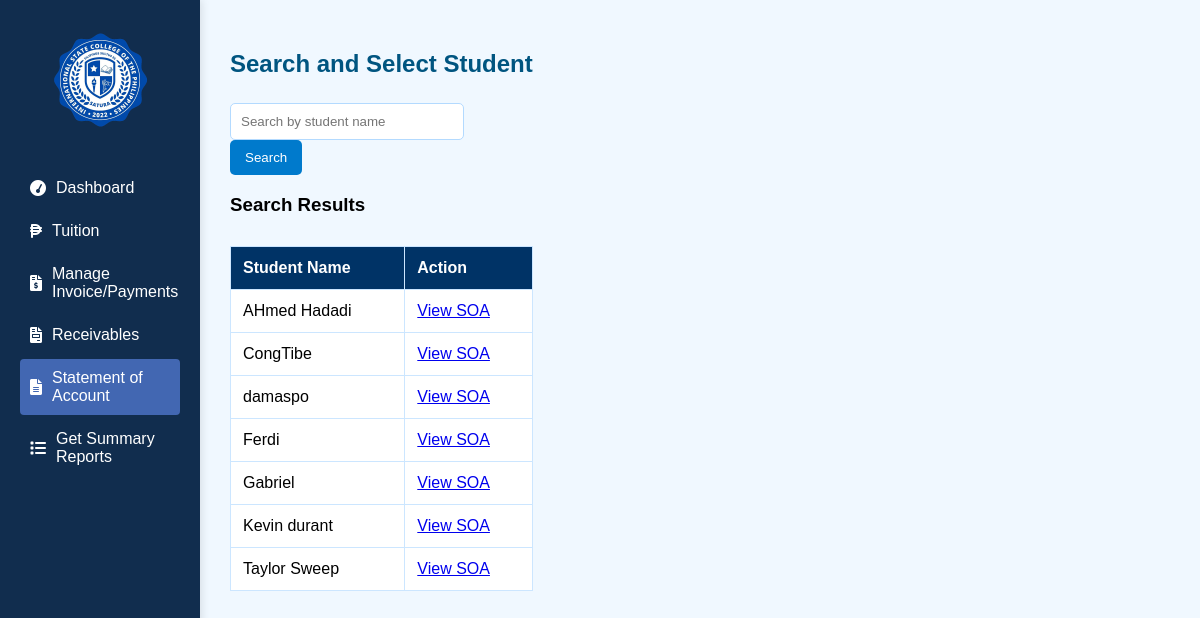
Page /Cashier/soa.php on the committed database.
### tables this page shows
CREATE TABLE `tbladmission_addstudent` (
  `Admission_ID` int(11) NOT NULL,
  `full_name` varchar(255) NOT NULL,
  `birthdate` date NOT NULL,
  `gender` varchar(20) NOT NULL,
  `nationality` varchar(50) NOT NULL,
  `religion` varchar(50) NOT NULL,
  `address` text NOT NULL,
  `province` varchar(100) NOT NULL,
  `zip` varchar(10) NOT NULL,
  `city` varchar(100) NOT NULL,
  `email` varchar(255) NOT NULL,
  `phone` varchar(20) NOT NULL,
  `photo` varchar(255) DEFAULT NULL,
  `fathers_name` varchar(255) NOT NULL,
  `fathers_occupation` varchar(255) NOT NULL,
  `father_contact` varchar(20) NOT NULL,
  `mothers_name` varchar(255) NOT NULL,
  `mothers_occupation` varchar(255) NOT NULL,
  `mother_contact` varchar(20) NOT NULL,
  `guardian_name` varchar(255) NOT NULL,
  `guardian_relationship` varchar(100) NOT NULL,
  `guardian_contact` varchar(20) NOT NULL,
  `applying_grade` varchar(20) NOT NULL,
  `prevschool` varchar(255) NOT NULL,
  `last_grade` varchar(20) NOT NULL,
  `course` varchar(100) NOT NULL,
  `student_type` varchar(50) NOT NULL,
  `confirm` tinyint(1) NOT NULL,
  `signature` varchar(255) DEFAULT NULL,
  `sigdate` date DEFAULT NULL,
  `signature_path` varchar(255) NOT NULL,
  `document_path` varchar(255) NOT NULL,
  `document_name` varchar(255) NOT NULL,
  `status` varchar(255) DEFAULT 'Pending'
);

### Cashier/soa.php (the view, shortened to what this page needs)
<?php
$servername = "localhost";
$username = "root";
$password = "";
$dbname = "iscpdb";
$conn = new mysqli($servername, $username, $password, $dbname);
$search_query = '';
$sql = "SELECT * FROM tbladmission_addstudent WHERE full_name LIKE '%$search_query%' ORDER BY full_name ASC";
$result = $conn->query($sql);
?>
<!DOCTYPE html>
<html lang="en">
<head>
    <link rel="stylesheet" href="https://cdnjs.cloudflare.com/ajax/libs/font-awesome/6.0.0-beta3/css/all.min.css">
</head>
<body>
   <div class="sidebar">
  <div style="padding: 20px; text-align: center;">
    <img src="logo.jpg" alt="Logo" style="width: 100px; height: auto; border-radius: 50%;">
  </div>
  <div style="padding: 10px;">
    <div class="nav-item"><i class="fa fa-tachometer"></i> <span>Dashboard</span></div>
    <a href="tuition.php" class="nav-item"><i class="fas fa-peso-sign"></i> <span>Tuition</span></a>
    <a href="Payments.php" class="nav-item"><i class="fas fa-file-invoice-dollar"></i> <span>Manage Invoice/Payments</span></a>
    <a href="recievable.php" class="nav-item"><i class="fas fa-file-invoice"></i> <span>Receivables</span></a>
    <a href="soa.php" class="nav-item active"><i class="fas fa-file-alt"></i> <span>Statement of Account</span></a>
    <a href="summary.php" class="nav-item"><i class="fas fa-list"></i> <span>Get Summary Reports</span></a>
  </div>
</div>
    <div class="container">
        <h2>Search and Select Student</h2>
        <form method="POST" class="search-form">
            <input type="text" name="search" placeholder="Search by student name" value="<?= htmlspecialchars($search_query) ?>">
            <button type="submit">Search</button>
        </form>
        <?php if ($result->num_rows > 0): ?>
            <h3>Search Results</h3>
            <table>
                <thead>
                    <tr>
                        <th>Student Name</th>
                        <th>Action</th>
                    </tr>
                </thead>
                <tbody>
                    <?php while ($row = $result->fetch_assoc()): ?>
                        <tr>
                            <td><?= htmlspecialchars($row['full_name']) ?></td>
                            <td><a href="?student_id=<?= $row['Admission_ID'] ?>">View SOA</a></td>
                        </tr>
                    <?php endwhile; ?>
                </tbody>
            </table>
        <?php elseif ($search_query): ?>
            <p>No students found matching your search.</p>
        <?php endif; ?>
    </div>
</body>
</html>

### Cashier/soa.php (style rules this page uses)
body { display: flex; margin: 0; font-family: Arial, sans-serif; background: #f0f8ff; }
.sidebar { width: 200px; background: #112D4E; color: white; display: flex; flex-direction: column; padding: 10px 0; min-height: 100vh; box-shadow: 2px 0 8px rgba(0,0,0,0.1); position: fixed; left: 0; top: 0; }
.nav-item { margin: 5px 10px; padding: 10px; display: flex; align-items: center; gap: 10px; border-radius: 4px; transition: background 0.3s; color: white; text-decoration: none; }
.active { background: #4267b2; }
.container { margin-left: 200px; padding: 30px; }
h2 { text-align: center; color: #005580; margin-bottom: 25px; }
.search-form input[type="text"] { padding: 10px; border: 1px solid #b3daff; border-radius: 5px; width: 70%; }
.search-form button { padding: 10px 15px; background: #007acc; color: white; border: none; border-radius: 5px; cursor: pointer; }
table { width: 100%; margin-top: 30px; border-collapse: collapse; background: #ffffff; }
th, td { padding: 12px; border: 1px solid #cce6ff; text-align: left; }
th { background: #003366; color: white; }

### rows in the picture
tbladmission_addstudent: full_name "AHmed Hadadi"
tbladmission_addstudent: full_name "CongTibe"
tbladmission_addstudent: full_name "damaspo"
tbladmission_addstudent: full_name "Ferdi"
tbladmission_addstudent: full_name "Gabriel"
tbladmission_addstudent: full_name "Kevin durant"
tbladmission_addstudent: full_name "Taylor Sweep"
